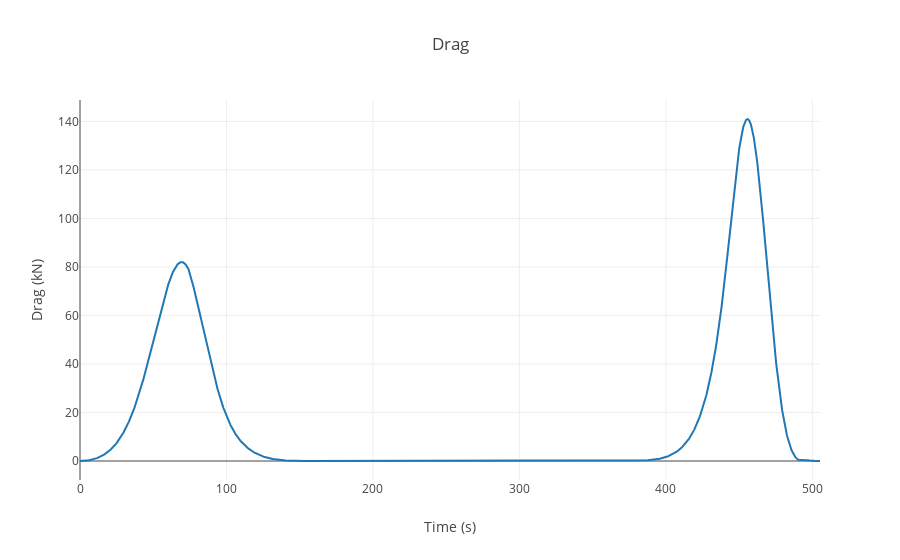
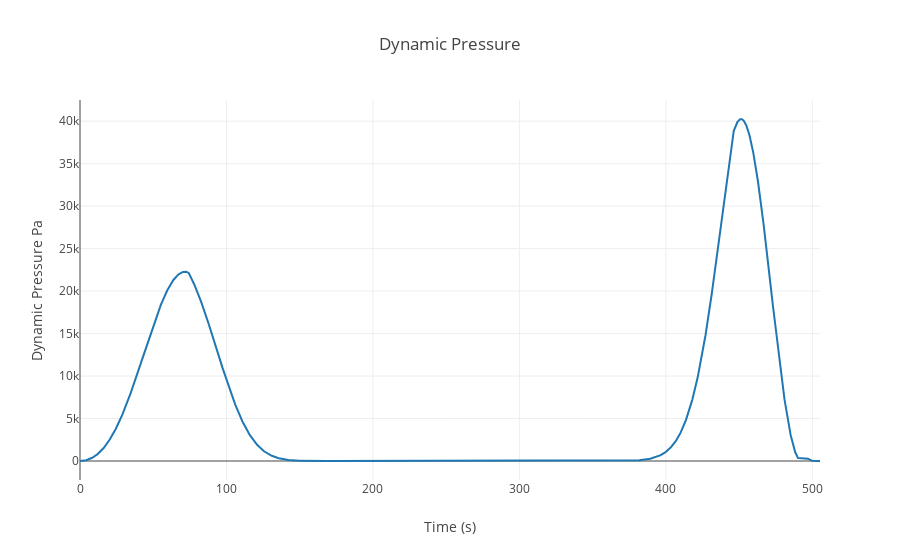
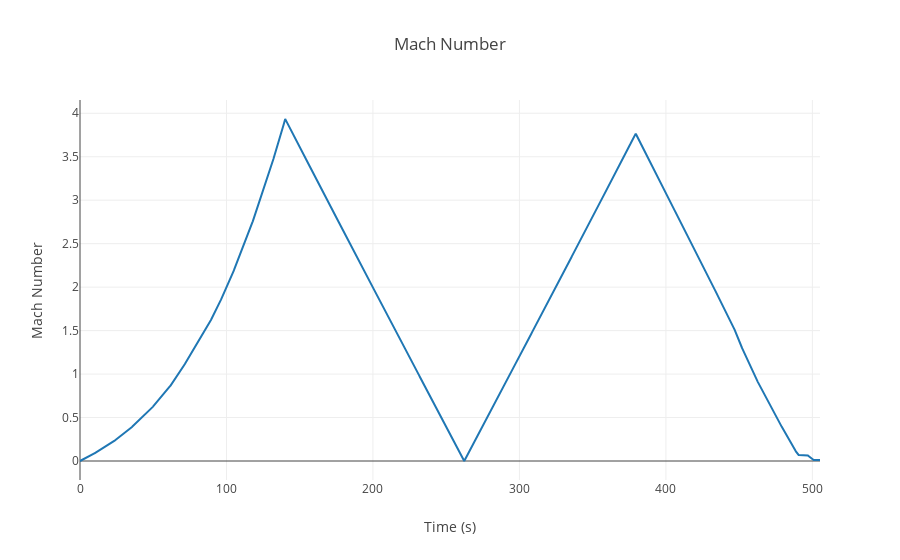
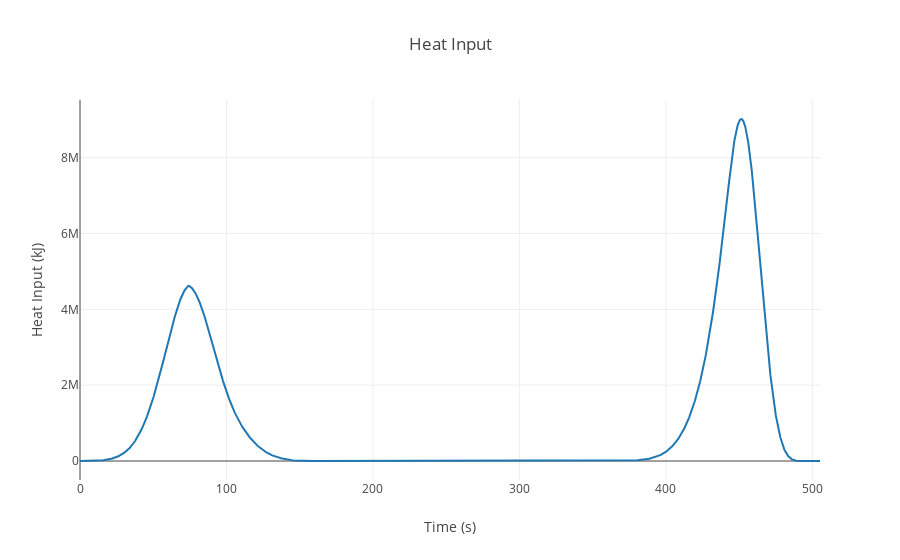

The notebook cell saved with these charts, in order:
### Code cell
# Plot Drag
kNdrag = [x/1000 for x in drag]
trace = go.Scatter(
    x = timearray,
    y = kNdrag
)
data = [trace]
layout = dict(title = 'Drag',
              xaxis = dict(title = 'Time (s)'),
              yaxis = dict(title = 'Drag (kN)'))
fig = dict(data=data, layout=layout)
pyo.iplot(fig)

trace = go.Scatter(
    x = timearray,
    y = dynamicPressure
)
data = [trace]
layout = dict(title = 'Dynamic Pressure',
              xaxis = dict(title = 'Time (s)'),
              yaxis = dict(title = 'Dynamic Pressure Pa'))
fig = dict(data=data, layout=layout)
pyo.iplot(fig)

trace = go.Scatter(
    x = timearray,
    y = machNumber
)
data = [trace]
layout = dict(title = 'Mach Number',
              xaxis = dict(title = 'Time (s)'),
              yaxis = dict(title = 'Mach Number'))
fig = dict(data=data, layout=layout)
pyo.iplot(fig)

trace = go.Scatter(
    x = timearray,
    y = heatInput
)
data = [trace]
layout = dict(title = 'Heat Input',
              xaxis = dict(title = 'Time (s)'),
              yaxis = dict(title = 'Heat Input (kJ)'))
fig = dict(data=data, layout=layout)
pyo.iplot(fig)

### Figure 1 — Plotly figure (JSON) as saved in the notebook; plotly's stock layout.template omitted (floating-point values rounded to 4 significant figures; data arrays with more than 128 entries replaced by an {"elided": "..."} marker saying what was removed)
{"data": [{"type": "scatter", "x": {"elided": "5054 float values"}, "y": {"elided": "5054 float values"}}], "layout": {"title": "Drag", "xaxis": {"title": "Time (s)"}, "yaxis": {"title": "Drag (kN)"}}}

### Figure 2 — Plotly figure (JSON) as saved in the notebook; plotly's stock layout.template omitted (floating-point values rounded to 4 significant figures; data arrays with more than 128 entries replaced by an {"elided": "..."} marker saying what was removed)
{"data": [{"type": "scatter", "x": {"elided": "5054 float values"}, "y": {"elided": "5054 float values"}}], "layout": {"title": "Dynamic Pressure", "xaxis": {"title": "Time (s)"}, "yaxis": {"title": "Dynamic Pressure Pa"}}}

### Figure 3 — Plotly figure (JSON) as saved in the notebook; plotly's stock layout.template omitted (floating-point values rounded to 4 significant figures; data arrays with more than 128 entries replaced by an {"elided": "..."} marker saying what was removed)
{"data": [{"type": "scatter", "x": {"elided": "5054 float values"}, "y": {"elided": "5054 float values"}}], "layout": {"title": "Mach Number", "xaxis": {"title": "Time (s)"}, "yaxis": {"title": "Mach Number"}}}

### Figure 4 — Plotly figure (JSON) as saved in the notebook; plotly's stock layout.template omitted (floating-point values rounded to 4 significant figures; data arrays with more than 128 entries replaced by an {"elided": "..."} marker saying what was removed)
{"data": [{"type": "scatter", "x": {"elided": "5054 float values"}, "y": {"elided": "5054 float values"}}], "layout": {"title": "Heat Input", "xaxis": {"title": "Time (s)"}, "yaxis": {"title": "Heat Input (kJ)"}}}
